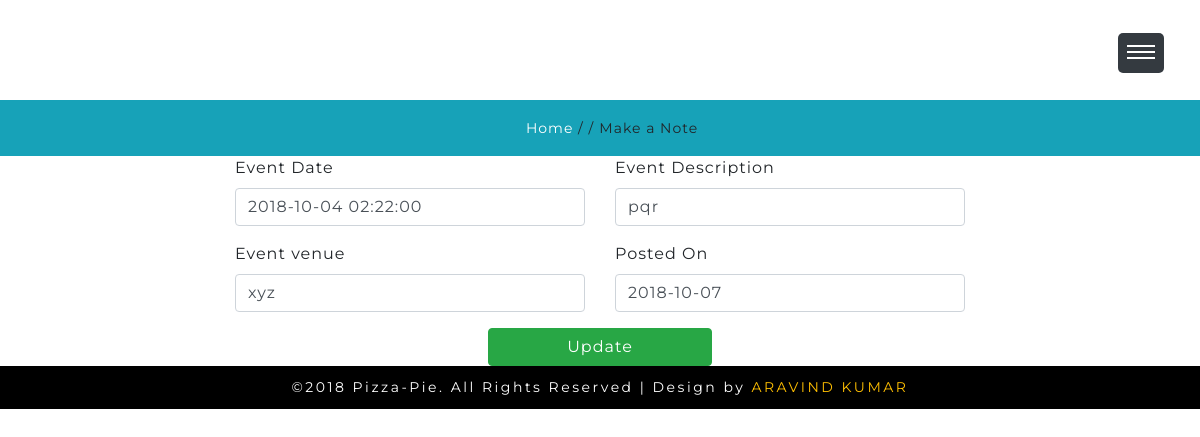
Page /event.php?uid=8 (signed in) on the committed database.
### tables this page shows
CREATE TABLE IF NOT EXISTS `event` (
  `eid` int(11) NOT NULL AUTO_INCREMENT,
  `cid` int(11) NOT NULL,
  `uid` int(11) NOT NULL,
  `etitle` varchar(30) NOT NULL,
  `description` longtext NOT NULL,
  `evenue` varchar(30) NOT NULL,
  `eventdate` datetime NOT NULL,
  `postedon` date NOT NULL,
  `estatus` varchar(30) NOT NULL,
  PRIMARY KEY (`eid`),
  KEY `cid` (`cid`,`uid`),
  KEY `uid` (`uid`)
);

### event.php (the view, shortened to what this page needs)
<!DOCTYPE html>
<html lang="zxx">
   <head>
      <link href="css/bootstrap.min.css" rel="stylesheet" type="text/css" media="all">
      <link href="css/fontawesome-all.min.css" rel="stylesheet" type="text/css" media="all">
      <link href="css/style.css" rel='stylesheet' type='text/css' media="all">
   </head>
      <div class="header-main" id="home">
         <div class="header-outs">
            <div class="header-bar">
               <h1><a href="homepage.php">Notedownme</a></h1>
            </div>
             <div class="menu">
               <a href="" id="menuToggle"> <span class="navClosed"></span> </a>
            </div>
         </div>
      </div>
      <div class="inner_page-banner">
      </div>
      <div class="using-border py-3">
         <div class="inner_breadcrumb  ml-4">
            <ul class="short_ls">
               <li>
                  <a href="homepage.php">Home</a>
                  <span>/ /</span>
               </li>
               <li>Make a Note</li>
            </ul>
         </div>
      </div>
         <?php include "connection.php";
   $id=$_GET['uid'];
   $query=mysqli_query($con,"SELECT * from event where uid='$id'")or die(mysqli_error($con));
   $row=mysqli_fetch_array($query);
?>
<div class="container">
   <div class="row">
    <div class="col-md-2"></div>
    <div class="col-md-8">
    <form action="" method="POST">
      <div class="row">
         <div class="col-md-6 form-group">
            <label>Event Date</label>
            <input type="text" name="eventdate" class="form-control" placeholder="Enter Event Date" value="<?php echo $row['eventdate']; ?>">
         </div>
         <div class="col-md-6 form-group">
            <label>Event Description</label>
            <input type="text" name="description" class="form-control" placeholder="Enter Event Description" value="<?php echo $row['description']; ?>">
         </div>
      </div>
         <div class="row">
         <div class="col-md-6 form-group">
            <label>Event venue</label>
            <input type="text" class="form-control" name="evenue" placeholder="Enter Event venue" value="<?php echo $row['evenue']; ?>">
         </div>
         <div class="col-md-6 form-group">
            <label>Posted On</label>
            <input type="text" name="postedon" class="form-control" placeholder="Enter your Contact Number" value="<?php echo $row['postedon']; ?>">
         </div>
      </div>
         <div class="row">
         <div class="col-md-4"></div>
         <div class="col-md-4">
            <input type="submit" name="submit" class="btn btn-success btn-block" value="Update">
         </div>
      </div>
      </form>
    </div>
   </div>
   </div>
      <footer>
         <p>©2018 Pizza-Pie. All Rights Reserved | Design by <a href="http://www.W3Layouts.com" target="_blank">ARAVIND KUMAR</a></p>
      </footer>
   </body>
</html>

### css/style.css (style rules this page uses)
html, body { padding: 0; margin: 0; background: #fff; letter-spacing: 1px; font-family: 'Montserrat', sans-serif; }
body a { outline: none; transition: 0.5s all; -webkit-transition: 0.5s all; -moz-transition: 0.5s all; -o-transition: 0.5s all; -ms-transition: 0.5s all; text-decoration: none; }
input[type="button"], input[type="submit"] { transition: 0.5s all; -webkit-transition: 0.5s all; -moz-transition: 0.5s all; -o-transition: 0.5s all; -ms-transition: 0.5s all; letter-spacing: 1px; font-family: 'Montserrat', sans-serif; }
select,input[type="email"],input[type="text"],input[type=password], input[type="button"],input[type="submit"],textarea { font-family: 'Montserrat', sans-serif; transition:0.5s all; -webkit-transition:0.5s all; -moz-transition:0.5s all; -o-transition:0.5s all; -ms-transition:0.5s all; letter-spacing: 1px; }
h1, h2, h3, h4, h5, h6 { margin: 0; padding: 0; font-family: 'Montserrat', sans-serif; letter-spacing: 1px; }
p { margin: 0; padding: 0; letter-spacing: 1px; font-family: 'Montserrat', sans-serif; }
ul { margin: 0; padding: 0; list-style-type: none; }
.header-main { position: relative; }
.header-outs { position: absolute; z-index: 99; left:2%; top:22px; }
.header-bar h1 a { color: #fff; font-size: 45px; letter-spacing: 3px; text-transform: uppercase; font-weight: 400; font-family: 'Shadows Into Light', cursive; }
#menuToggle { background:#343a40; display: block; position: fixed; height: 40px; right:3%; top: 33px; width: 46px; z-index:9999; border-radius: 5px; }
#menuToggle span { background: white; display: block; height:6%; left: 20%; position: absolute; top: 45%; width: 60%; }
#menuToggle span:before, #menuToggle span:after { background: white; content: ''; display: block; height: 100%; position: absolute; top: -250%; -moz-transform: rotate(0deg); -ms-transform: rotate(0deg); -webkit-transform: rotate(0deg); transform: rotate(0deg); width: 100%; }
#menuToggle span:after { top: 250%; }
#menuToggle .navClosed { -moz-transition: background 0.1s linear; -o-transition: background 0.1s linear; -webkit-transition: background 0.1s linear; transition: background 0.1s linear; }
#menuToggle .navClosed:before, #menuToggle .navClosed:after { -moz-transition: top 0.2s linear 0.1s, -moz-transform 0.2s linear 0.1s; -o-transition: top 0.2s linear 0.1s, -o-transform 0.2s linear 0.1s; -webkit-transition: top 0.2s linear, -webkit-transform 0.2s linear; -webkit-transition-delay: 0.1s, 0.1s; transition: top 0.2s linear 0.1s, transform 0.2s linear 0.1s; }
.inner_page-banner { text-align: center; background: url(../images/i3.jpg) no-repeat center; background-size: cover; -webkit-background-size: cover; -moz-background-size: cover; -o-background-size: cover; -ms-background-size: cover; min-height: 100px; }
ul.short_ls li a { color: #ffffff; text-decoration: none; }
ul.short_ls li { list-style: none; display: inline-block; letter-spacing: 1px; font-size: 14px; }
.using-border { width: 100%; border: none; background:#17a2b8; text-align: center; }
a { color: #fff; text-decoration: none; }
footer { background:#000; }
footer p { padding: 0.8em 0; text-align: center; font-size: 14px; color: #fff; letter-spacing: 2.5px; }
footer p a { color:#ffbf00; }
@media (max-width:1440px) { .header-bar h1 a { font-size: 41px; letter-spacing: 2px; } }

### rows in the picture
event: eventdate "2018-10-04 02:22:00", description "pqr", evenue "xyz", postedon "2018-10-07"
